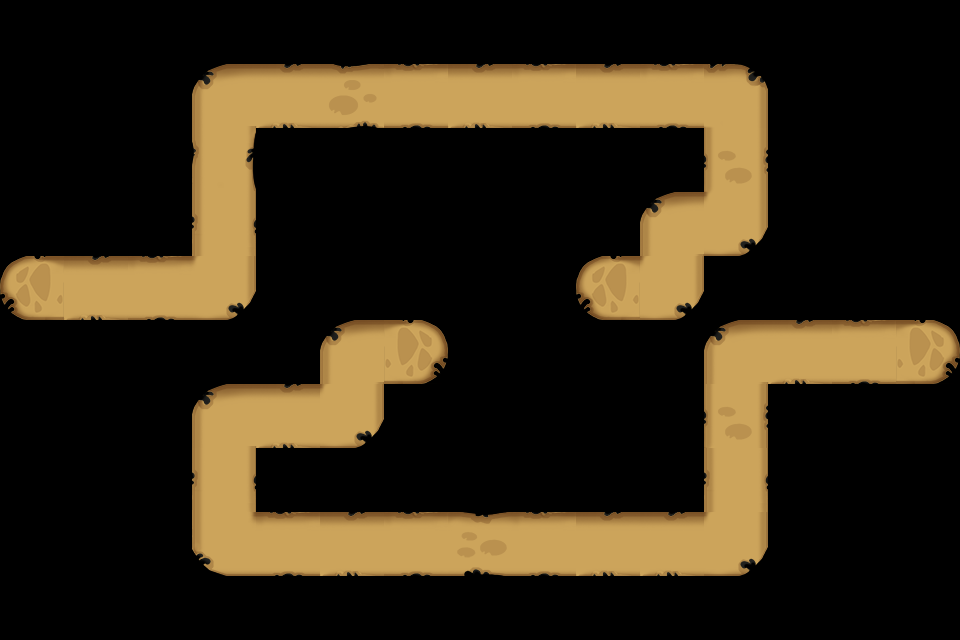

This game map was drawn from its Tiled (.tmx) file and the tilesets committed beside it. A one-line description and the trimmed map source follow:
An orthogonal 15x10 tile map with 64x64 px tiles, 1 tile layer (Road_Forrest) and 67 objects.

<map version="1.0" orientation="orthogonal" width="15" height="10" tilewidth="64" tileheight="64">
 <tileset firstgid="1" name="Road_Forrest" tilewidth="64" tileheight="64">
  <image source="Road_Forrest.png" width="320" height="256" />
 </tileset>
 <layer name="Road_Forrest" width="15" height="10">
  <data>[150 cells, 41 non-empty, 13 distinct tile ids]</data>
 </layer>
 <objectgroup color="#81aa96" name="path" width="15" height="10">
  <object x="36" y="288" />
  <object x="226" y="291" />
  <object x="225" y="96" />
  <object x="739" y="99" />
  <object x="739" y="223" />
  <object x="674" y="224" />
  <object x="674" y="289" />
  <object x="612" y="291" />
 </objectgroup>
 <objectgroup name="path" width="15" height="10">
  <object x="931" y="353" />
  <object x="737" y="352" />
  <object x="738" y="547" />
  <object x="227" y="545" />
  <object x="226" y="418" />
  <object x="353" y="417" />
  <object x="355" y="354" />
  <object x="417" y="354" />
 </objectgroup>
 <objectgroup color="#0a0a0b" name="blocked" width="15" height="10" />
 <objectgroup color="#55ff00" name="item" width="15" height="10">
  <properties>
   <property name="id" value="20002" />
   <property name="sizeH" value="1" />
   <property name="sizeW" value="1" />
  </properties>
  <object x="162" y="227" />
  <object x="97" y="98" />
  <object x="800" y="160" />
  <object x="417" y="225" />
  <object x="802" y="545" />
  <object x="160" y="415" />
  <object x="673" y="355" />
 </objectgroup>
 <objectgroup color="#55ff00" name="item" width="15" height="10">
  <properties>
   <property name="id" value="20003" />
   <property name="sizeH" value="1" />
   <property name="sizeW" value="1" />
  </properties>
  <object x="933" y="419" />
  <object x="804" y="480" />
  <object x="28" y="415" />
  <object x="289" y="479" />
  <object x="801" y="95" />
  <object x="290" y="351" />
  <object x="547" y="418" />
  <object x="741" y="289" />
 </objectgroup>
 <objectgroup color="#55ff00" name="item" width="15" height="10">
  <properties>
   <property name="id" value="20004" />
   <property name="sizeH" value="1" />
   <property name="sizeW" value="1" />
  </properties>
  <object x="548" y="482" />
  <object x="609" y="352" />
  <object x="483" y="224" />
  <object x="417" y="161" />
  <object x="291" y="286" />
  <object x="869" y="95" />
  <object x="800" y="224" />
 </objectgroup>
 <objectgroup color="#00ff00" name="item" width="15" height="10">
  <properties>
   <property name="id" value="20005" />
   <property name="sizeH" value="1" />
   <property name="sizeW" value="1" />
  </properties>
  <object x="483" y="161" />
  <object x="162" y="98" />
  <object x="31" y="96" />
  <object x="29" y="352" />
 </objectgroup>
 <objectgroup color="#005500" name="item" width="15" height="10">
  <properties>
   <property name="id" value="20001" />
   <property name="sizeH" value="2" />
   <property name="sizeW" value="1" />
  </properties>
  <object x="930" y="91" />
  <object x="161" y="481" />
 </objectgroup>
 <objectgroup color="#00ffaa" name="item" width="15" height="10">
  <properties>
   <property name="id" value="20006" />
   <property name="sizeH" value="1" />
   <property name="sizeW" value="2" />
  </properties>
  <object x="98" y="353" />
  <object x="356" y="289" />
  <object x="804" y="417" />
 </objectgroup>
 <objectgroup color="#aaffff" name="item" width="15" height="10">
  <properties>
   <property name="id" value="20009" />
   <property name="sizeH" value="2" />
   <property name="sizeW" value="2" />
  </properties>
  <object x="31" y="161" />
  <object x="865" y="225" />
 </objectgroup>
 <objectgroup color="#ffaa00" name="item" width="15" height="10">
  <properties>
   <property name="id" value="20010" />
   <property name="sizeH" value="2" />
   <property name="sizeW" value="2" />
  </properties>
  <object x="33" y="480" />
 </objectgroup>
 <objectgroup color="#00aa7f" name="item" width="15" height="10">
  <properties>
   <property name="id" value="90005" />
   <property name="sizeH" value="2" />
   <property name="sizeW" value="2" />
  </properties>
  <object x="866" y="481" />
 </objectgroup>
 <objectgroup color="#04ecd9" name="item" width="15" height="10">
  <properties>
   <property name="id" value="90007" />
   <property name="sizeH" value="2" />
   <property name="sizeW" value="2" />
  </properties>
  <object x="545" y="159" />
 </objectgroup>
 <objectgroup color="#000000" name="tower" width="15" height="10">
  <properties>
   <property name="id" value="41001" />
   <property name="sizeH" value="2" />
   <property name="sizeW" value="2" />
  </properties>
  <object x="290" y="160" />
  <object x="609" y="416" />
 </objectgroup>
 <objectgroup color="#000000" name="tower" width="15" height="10">
  <properties>
   <property name="id" value="41002" />
   <property name="sizeH" value="2" />
   <property name="sizeW" value="2" />
  </properties>
 </objectgroup>
 <objectgroup color="#000000" name="tower" width="15" height="10">
  <properties>
   <property name="id" value="41003" />
   <property name="sizeH" value="2" />
   <property name="sizeW" value="2" />
  </properties>
 </objectgroup>
 <objectgroup color="#000000" name="teemo" width="15" height="10">
  <properties>
   <property name="id" value="1" />
   <property name="sizeH" value="2" />
   <property name="sizeW" value="2" />
  </properties>
  <object x="481" y="288" />
 </objectgroup>
 <objectgroup color="#000000" name="random" width="15" height="10">
  <properties>
   <property name="sizeH" value="2" />
   <property name="sizeW" value="2" />
  </properties>
  <object x="418" y="416" />
 </objectgroup>
 <objectgroup color="#ff0000" name="item" width="15" height="10">
  <properties>
   <property name="id" value="90001" />
   <property name="sizeH" value="1" />
   <property name="sizeW" value="1" />
  </properties>
 </objectgroup>
 <objectgroup color="#00b5ec" name="item" width="15" height="10">
  <properties>
   <property name="id" value="90002" />
   <property name="sizeH" value="1" />
   <property name="sizeW" value="1" />
  </properties>
 </objectgroup>
 <objectgroup color="#ffff00" name="item" width="15" height="10">
  <properties>
   <property name="id" value="90003" />
   <property name="sizeH" value="1" />
   <property name="sizeW" value="1" />
  </properties>
 </objectgroup>
 <objectgroup color="#ff5500" name="item" width="15" height="10">
  <properties>
   <property name="id" value="90004" />
   <property name="sizeH" value="1" />
   <property name="sizeW" value="1" />
  </properties>
 </objectgroup>
 <objectgroup color="#5500ff" name="item" width="15" height="10">
  <properties>
   <property name="id" value="20008" />
   <property name="sizeH" value="1" />
   <property name="sizeW" value="1" />
  </properties>
 </objectgroup>
 <objectgroup color="#ffff00" name="item" width="15" height="10">
  <properties>
   <property name="id" value="90006" />
   <property name="sizeH" value="1" />
   <property name="sizeW" value="1" />
  </properties>
  <object x="162" y="162" />
  <object x="96" y="415" />
  <object x="866" y="159" />
 </objectgroup>
 <objectgroup color="#ff007f" name="bomb" width="15" height="10">
  <properties>
   <property name="damage" value="10000" />
   <property name="id" value="90008" />
   <property name="range" value="128" />
   <property name="sizeH" value="1" />
   <property name="sizeW" value="1" />
  </properties>
 </objectgroup>
 <objectgroup color="#ff007f" name="bomb" width="15" height="10">
  <properties>
   <property name="damage" value="10000" />
   <property name="id" value="90009" />
   <property name="range" value="128" />
   <property name="sizeH" value="1" />
   <property name="sizeW" value="1" />
  </properties>
 </objectgroup>
 <objectgroup color="#ff007f" name="bomb" width="15" height="10">
  <properties>
   <property name="damage" value="10000" />
   <property name="id" value="90010" />
   <property name="range" value="192" />
   <property name="sizeH" value="1" />
   <property name="sizeW" value="1" />
  </properties>
 </objectgroup>
 <objectgroup color="#ff5500" name="hero" width="15" height="10">
  <properties>
   <property name="id" value="40011" />
  </properties>
 </objectgroup>
 <objectgroup color="#ff0000" name="hero" width="15" height="10">
  <properties>
   <property name="id" value="40021" />
  </properties>
  <object x="162" y="97" />
  <object x="804" y="544" />
 </objectgroup>
 <objectgroup color="#ff5500" name="hero" width="15" height="10">
  <properties>
   <property name="id" value="40031" />
  </properties>
 </objectgroup>
 <objectgroup color="#ff5500" name="hero" width="15" height="10">
  <properties>
   <property name="id" value="40041" />
  </properties>
  <object x="803" y="95" />
  <object x="159" y="546" />
 </objectgroup>
 <objectgroup color="#ff5500" name="hero" width="15" height="10">
  <properties>
   <property name="id" value="40051" />
  </properties>
  <object x="609" y="161" />
  <object x="291" y="351" />
 </objectgroup>
 <objectgroup color="#ff5500" name="hero" width="15" height="10">
  <properties>
   <property name="id" value="40061" />
  </properties>
 </objectgroup>
 <objectgroup color="#ff5500" name="hero" width="15" height="10">
  <properties>
   <property name="id" value="40071" />
  </properties>
 </objectgroup>
 <objectgroup color="#ff5500" name="hero" width="15" height="10">
  <properties>
   <property name="id" value="40081" />
  </properties>
  <object x="607" y="224" />
  <object x="289" y="479" />
 </objectgroup>
</map>
